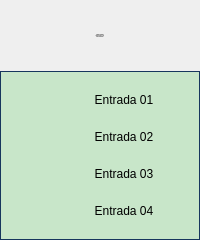
<?xml version="1.0" encoding="UTF-8"?>
<ui version="4.0">
 <class>Form</class>
 <widget class="QWidget" name="Form">
  <property name="geometry">
   <rect>
    <x>0</x>
    <y>0</y>
    <width>200</width>
    <height>240</height>
   </rect>
  </property>
  <property name="minimumSize">
   <size>
    <width>200</width>
    <height>240</height>
   </size>
  </property>
  <property name="maximumSize">
   <size>
    <width>200</width>
    <height>240</height>
   </size>
  </property>
  <property name="windowTitle">
   <string>Cartão 5069-IY4 03 Remota Booster</string>
  </property>
  <layout class="QVBoxLayout" name="verticalLayout">
   <property name="spacing">
    <number>0</number>
   </property>
   <property name="leftMargin">
    <number>0</number>
   </property>
   <property name="topMargin">
    <number>0</number>
   </property>
   <property name="rightMargin">
    <number>0</number>
   </property>
   <property name="bottomMargin">
    <number>0</number>
   </property>
   <item>
    <layout class="QVBoxLayout" name="verticalLayout_2">
     <property name="spacing">
      <number>0</number>
     </property>
     <item>
      <widget class="PyDMLabel" name="PyDMLabel_2">
       <property name="maximumSize">
        <size>
         <width>16777215</width>
         <height>71</height>
        </size>
       </property>
       <property name="font">
        <font>
         <pointsize>-1</pointsize>
        </font>
       </property>
       <property name="toolTip">
        <string/>
       </property>
       <property name="styleSheet">
        <string notr="true">PyDMLabel {
 qproperty-alignment: AlignCenter;
 border: 1px solid #FF17365D;
 background-color: #FF17365D;
 color: rgb(255, 255, 255);
 min-height: 65px;
 max-height: 65px;
 font-size: 14px;
}
</string>
       </property>
       <property name="text">
        <string>Falhas Hardware
Cartão 5069-IY4 03
Remota Booster</string>
       </property>
       <property name="alignment">
        <set>Qt::AlignCenter</set>
       </property>
      </widget>
     </item>
     <item>
      <widget class="QFrame" name="frame">
       <property name="styleSheet">
        <string notr="true">QFrame#frame{
     border: 1px solid #FF17365D;
	 background-color: #c8e6c9;
}

PyDMByteIndicator {
  min-height: 1.50em;
  max-height: 1.50em;
  min-width: 1.50em;
}</string>
       </property>
       <property name="frameShape">
        <enum>QFrame::StyledPanel</enum>
       </property>
       <property name="frameShadow">
        <enum>QFrame::Raised</enum>
       </property>
       <layout class="QVBoxLayout" name="verticalLayout_3">
        <property name="spacing">
         <number>0</number>
        </property>
        <property name="leftMargin">
         <number>0</number>
        </property>
        <property name="topMargin">
         <number>0</number>
        </property>
        <property name="rightMargin">
         <number>0</number>
        </property>
        <property name="bottomMargin">
         <number>0</number>
        </property>
        <item>
         <layout class="QGridLayout" name="gridLayout">
          <property name="leftMargin">
           <number>5</number>
          </property>
          <property name="topMargin">
           <number>5</number>
          </property>
          <property name="rightMargin">
           <number>5</number>
          </property>
          <property name="bottomMargin">
           <number>5</number>
          </property>
          <property name="verticalSpacing">
           <number>10</number>
          </property>
          <item row="2" column="0">
           <widget class="PyDMByteIndicator" name="PyDMByteIndicator_2">
            <property name="sizePolicy">
             <sizepolicy hsizetype="Fixed" vsizetype="Fixed">
              <horstretch>0</horstretch>
              <verstretch>0</verstretch>
             </sizepolicy>
            </property>
            <property name="minimumSize">
             <size>
              <width>27</width>
              <height>27</height>
             </size>
            </property>
            <property name="maximumSize">
             <size>
              <width>30</width>
              <height>27</height>
             </size>
            </property>
            <property name="toolTip">
             <string/>
            </property>
            <property name="PyDMToolTip" stdset="0">
             <string/>
            </property>
            <property name="channel" stdset="0">
             <string>ca://RA-RaBO02:RF-IntlkComp:InAng02-Mon.VAL</string>
            </property>
            <property name="onColor" stdset="0">
             <color>
              <red>255</red>
              <green>0</green>
              <blue>0</blue>
             </color>
            </property>
            <property name="offColor" stdset="0">
             <color>
              <red>0</red>
              <green>255</green>
              <blue>0</blue>
             </color>
            </property>
            <property name="showLabels" stdset="0">
             <bool>false</bool>
            </property>
            <property name="circles" stdset="0">
             <bool>true</bool>
            </property>
           </widget>
          </item>
          <item row="3" column="0">
           <widget class="PyDMByteIndicator" name="PyDMByteIndicator_3">
            <property name="sizePolicy">
             <sizepolicy hsizetype="Fixed" vsizetype="Fixed">
              <horstretch>0</horstretch>
              <verstretch>0</verstretch>
             </sizepolicy>
            </property>
            <property name="minimumSize">
             <size>
              <width>27</width>
              <height>27</height>
             </size>
            </property>
            <property name="maximumSize">
             <size>
              <width>30</width>
              <height>27</height>
             </size>
            </property>
            <property name="toolTip">
             <string/>
            </property>
            <property name="PyDMToolTip" stdset="0">
             <string/>
            </property>
            <property name="channel" stdset="0">
             <string>ca://RA-RaBO02:RF-IntlkComp:InAng03-Mon.VAL</string>
            </property>
            <property name="onColor" stdset="0">
             <color>
              <red>255</red>
              <green>0</green>
              <blue>0</blue>
             </color>
            </property>
            <property name="offColor" stdset="0">
             <color>
              <red>0</red>
              <green>255</green>
              <blue>0</blue>
             </color>
            </property>
            <property name="showLabels" stdset="0">
             <bool>false</bool>
            </property>
            <property name="circles" stdset="0">
             <bool>true</bool>
            </property>
           </widget>
          </item>
          <item row="0" column="0">
           <widget class="PyDMByteIndicator" name="PyDMByteIndicator">
            <property name="sizePolicy">
             <sizepolicy hsizetype="Fixed" vsizetype="Fixed">
              <horstretch>0</horstretch>
              <verstretch>0</verstretch>
             </sizepolicy>
            </property>
            <property name="minimumSize">
             <size>
              <width>27</width>
              <height>27</height>
             </size>
            </property>
            <property name="maximumSize">
             <size>
              <width>30</width>
              <height>27</height>
             </size>
            </property>
            <property name="toolTip">
             <string/>
            </property>
            <property name="PyDMToolTip" stdset="0">
             <string/>
            </property>
            <property name="channel" stdset="0">
             <string>ca://RA-RaBO02:RF-IntlkComp:InAng00-Mon.VAL</string>
            </property>
            <property name="onColor" stdset="0">
             <color>
              <red>255</red>
              <green>0</green>
              <blue>0</blue>
             </color>
            </property>
            <property name="offColor" stdset="0">
             <color>
              <red>0</red>
              <green>255</green>
              <blue>0</blue>
             </color>
            </property>
            <property name="showLabels" stdset="0">
             <bool>false</bool>
            </property>
            <property name="circles" stdset="0">
             <bool>true</bool>
            </property>
           </widget>
          </item>
          <item row="1" column="1">
           <widget class="PyDMLabel" name="PyDMLabel_3">
            <property name="sizePolicy">
             <sizepolicy hsizetype="Fixed" vsizetype="Fixed">
              <horstretch>0</horstretch>
              <verstretch>0</verstretch>
             </sizepolicy>
            </property>
            <property name="minimumSize">
             <size>
              <width>100</width>
              <height>25</height>
             </size>
            </property>
            <property name="maximumSize">
             <size>
              <width>100</width>
              <height>25</height>
             </size>
            </property>
            <property name="toolTip">
             <string/>
            </property>
            <property name="text">
             <string>Entrada 02</string>
            </property>
            <property name="alignment">
             <set>Qt::AlignCenter</set>
            </property>
           </widget>
          </item>
          <item row="1" column="0">
           <widget class="PyDMByteIndicator" name="PyDMByteIndicator_4">
            <property name="sizePolicy">
             <sizepolicy hsizetype="Fixed" vsizetype="Fixed">
              <horstretch>0</horstretch>
              <verstretch>0</verstretch>
             </sizepolicy>
            </property>
            <property name="minimumSize">
             <size>
              <width>27</width>
              <height>27</height>
             </size>
            </property>
            <property name="maximumSize">
             <size>
              <width>30</width>
              <height>27</height>
             </size>
            </property>
            <property name="toolTip">
             <string/>
            </property>
            <property name="PyDMToolTip" stdset="0">
             <string/>
            </property>
            <property name="channel" stdset="0">
             <string>ca://RA-RaBO02:RF-IntlkComp:InAng01-Mon.VAL</string>
            </property>
            <property name="onColor" stdset="0">
             <color>
              <red>255</red>
              <green>0</green>
              <blue>0</blue>
             </color>
            </property>
            <property name="offColor" stdset="0">
             <color>
              <red>0</red>
              <green>255</green>
              <blue>0</blue>
             </color>
            </property>
            <property name="showLabels" stdset="0">
             <bool>false</bool>
            </property>
            <property name="circles" stdset="0">
             <bool>true</bool>
            </property>
           </widget>
          </item>
          <item row="0" column="1">
           <widget class="PyDMLabel" name="PyDMLabel">
            <property name="sizePolicy">
             <sizepolicy hsizetype="Fixed" vsizetype="Fixed">
              <horstretch>0</horstretch>
              <verstretch>0</verstretch>
             </sizepolicy>
            </property>
            <property name="minimumSize">
             <size>
              <width>100</width>
              <height>25</height>
             </size>
            </property>
            <property name="maximumSize">
             <size>
              <width>100</width>
              <height>25</height>
             </size>
            </property>
            <property name="toolTip">
             <string/>
            </property>
            <property name="text">
             <string>Entrada 01</string>
            </property>
            <property name="alignment">
             <set>Qt::AlignCenter</set>
            </property>
            <property name="channel" stdset="0">
             <string/>
            </property>
           </widget>
          </item>
          <item row="3" column="1">
           <widget class="PyDMLabel" name="PyDMLabel_5">
            <property name="sizePolicy">
             <sizepolicy hsizetype="Fixed" vsizetype="Fixed">
              <horstretch>0</horstretch>
              <verstretch>0</verstretch>
             </sizepolicy>
            </property>
            <property name="minimumSize">
             <size>
              <width>100</width>
              <height>25</height>
             </size>
            </property>
            <property name="maximumSize">
             <size>
              <width>100</width>
              <height>25</height>
             </size>
            </property>
            <property name="toolTip">
             <string/>
            </property>
            <property name="text">
             <string>Entrada 04</string>
            </property>
            <property name="alignment">
             <set>Qt::AlignCenter</set>
            </property>
           </widget>
          </item>
          <item row="2" column="1">
           <widget class="PyDMLabel" name="PyDMLabel_4">
            <property name="sizePolicy">
             <sizepolicy hsizetype="Fixed" vsizetype="Fixed">
              <horstretch>0</horstretch>
              <verstretch>0</verstretch>
             </sizepolicy>
            </property>
            <property name="minimumSize">
             <size>
              <width>100</width>
              <height>25</height>
             </size>
            </property>
            <property name="maximumSize">
             <size>
              <width>100</width>
              <height>25</height>
             </size>
            </property>
            <property name="toolTip">
             <string/>
            </property>
            <property name="text">
             <string>Entrada 03</string>
            </property>
            <property name="alignment">
             <set>Qt::AlignCenter</set>
            </property>
           </widget>
          </item>
         </layout>
        </item>
       </layout>
      </widget>
     </item>
    </layout>
   </item>
  </layout>
 </widget>
 <customwidgets>
  <customwidget>
   <class>PyDMLabel</class>
   <extends>QLabel</extends>
   <header>pydm.widgets.label</header>
  </customwidget>
  <customwidget>
   <class>PyDMByteIndicator</class>
   <extends>QWidget</extends>
   <header>pydm.widgets.byte</header>
  </customwidget>
 </customwidgets>
 <resources/>
 <connections/>
</ui>
